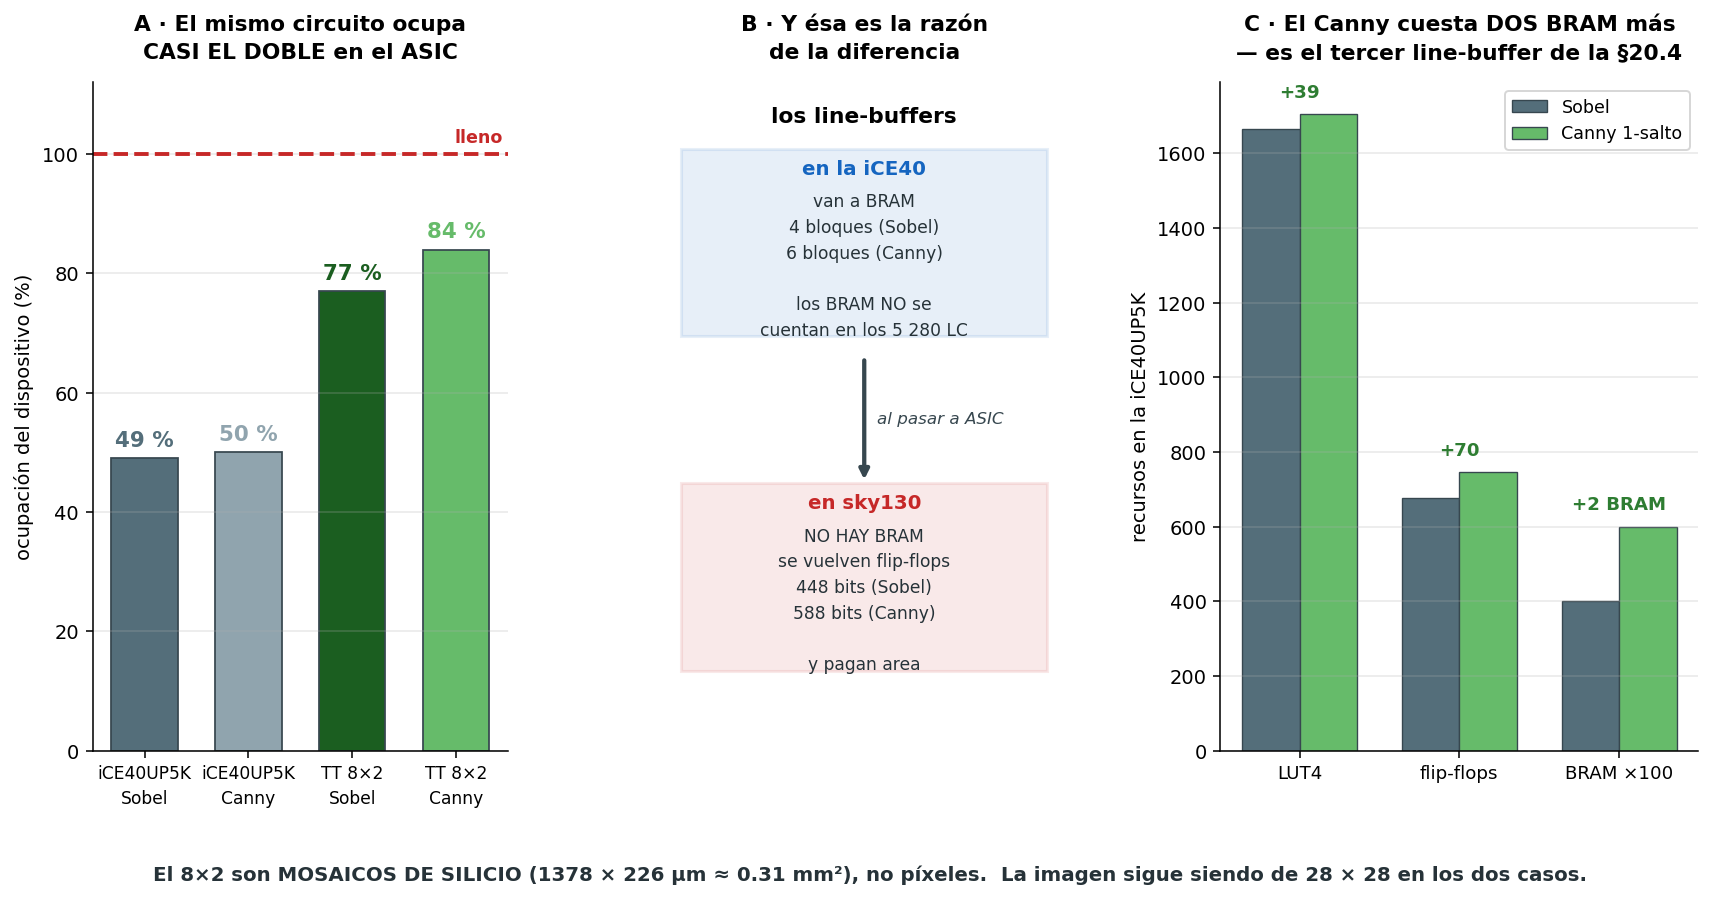

Reproduce this figure in Python.
# === Cuaderno 2 · figura 36: el MISMO reconocedor en FPGA y en ASIC ===
import numpy as np, matplotlib.pyplot as plt
from matplotlib.gridspec import GridSpec

fig = plt.figure(figsize=(14.8, 6.2))
gs = GridSpec(1, 3, figure=fig, width_ratios=[1, 1, 1.15], wspace=.34)

# ═══ A · ocupación relativa ═══
ax = fig.add_subplot(gs[0, 0])
D = [("iCE40UP5K\nSobel", 49, "#546e7a"), ("iCE40UP5K\nCanny", 50, "#90a4ae"),
     ("TT 8×2\nSobel", 77, "#1b5e20"), ("TT 8×2\nCanny", 84, "#66bb6a")]
b = ax.bar(range(4), [d[1] for d in D], color=[d[2] for d in D], ec="#37474f", lw=.9, width=.64)
for i,(n,v,c) in enumerate(D):
    ax.text(i, v+2, f"{v} %", ha="center", fontsize=11, weight="bold", color=c)
ax.axhline(100, color="#c62828", lw=2.0, ls="--")
ax.text(3.45, 102, "lleno", ha="right", fontsize=9, color="#c62828", weight="bold")
ax.set_xticks(range(4)); ax.set_xticklabels([d[0] for d in D], fontsize=8.8, linespacing=1.5)
ax.set_ylabel("ocupación del dispositivo (%)", fontsize=10); ax.set_ylim(0, 112)
ax.grid(axis="y", alpha=.28)
for s in ("top","right"): ax.spines[s].set_visible(False)
ax.set_title("A · El mismo circuito ocupa\nCASI EL DOBLE en el ASIC",
             fontsize=11.2, weight="bold", pad=12, linespacing=1.5)

# ═══ B · dónde van los line-buffers ═══
ax = fig.add_subplot(gs[0, 1]); ax.axis("off")
ax.set_xlim(0,10); ax.set_ylim(0,10)
ax.text(5, 9.4, "los line-buffers", ha="center", fontsize=11.2, weight="bold")
for y,tit,txt,col in ((6.2,"en la iCE40","van a BRAM\n4 bloques (Sobel)\n6 bloques (Canny)\n\nlos BRAM NO se\ncuentan en los 5 280 LC","#1565c0"),
                      (1.2,"en sky130","NO HAY BRAM\nse vuelven flip-flops\n448 bits (Sobel)\n588 bits (Canny)\n\ny pagan area","#c62828")):
    ax.add_patch(plt.Rectangle((.6,y),8.8,2.8,fc=col,alpha=.10,ec=col,lw=1.6))
    ax.text(5,y+2.42,tit,ha="center",fontsize=10.2,weight="bold",color=col)
    ax.text(5,y+1.05,txt,ha="center",va="center",fontsize=8.8,linespacing=1.55,color="#263238")
ax.annotate("", xy=(5,4.0), xytext=(5,5.9), arrowprops=dict(arrowstyle="-|>",color="#37474f",lw=2.2))
ax.text(5.3,4.9,"al pasar a ASIC",fontsize=8.6,color="#37474f",style="italic")
ax.set_title("B · Y ésa es la razón\nde la diferencia", fontsize=11.2, weight="bold",
             pad=12, linespacing=1.5)

# ═══ C · el tercer line-buffer, medido ═══
ax = fig.add_subplot(gs[0, 2])
REC = [("LUT4", 1666, 1705), ("flip-flops", 677, 747), ("BRAM ×100", 400, 600)]
x = np.arange(3); w = .36
ax.bar(x-w/2, [r[1] for r in REC], w, color="#546e7a", ec="#37474f", lw=.7, label="Sobel")
ax.bar(x+w/2, [r[2] for r in REC], w, color="#66bb6a", ec="#37474f", lw=.7, label="Canny 1-salto")
for i,(n,a,bb) in enumerate(REC):
    ax.text(i, max(a,bb)+45, f"+{bb-a}" if n!="BRAM ×100" else "+2 BRAM",
            ha="center", fontsize=9.4, weight="bold", color="#2e7d32")
ax.set_xticks(x); ax.set_xticklabels([r[0] for r in REC], fontsize=9.4)
ax.set_ylabel("recursos en la iCE40UP5K", fontsize=10)
ax.grid(axis="y", alpha=.28); ax.legend(fontsize=9)
for s in ("top","right"): ax.spines[s].set_visible(False)
ax.set_title("C · El Canny cuesta DOS BRAM más\n— es el tercer line-buffer de la §20.4",
             fontsize=11.2, weight="bold", pad=12, linespacing=1.5)

fig.text(.5, -.04, "El 8×2 son MOSAICOS DE SILICIO (1378 × 226 µm ≈ 0.31 mm²), no píxeles.  "
         "La imagen sigue siendo de 28 × 28 en los dos casos.",
         ha="center", fontsize=10.2, weight="bold", color="#263238")
plt.savefig("fig_fpga_vs_asic.png", dpi=140, bbox_inches="tight")
print("ok")
